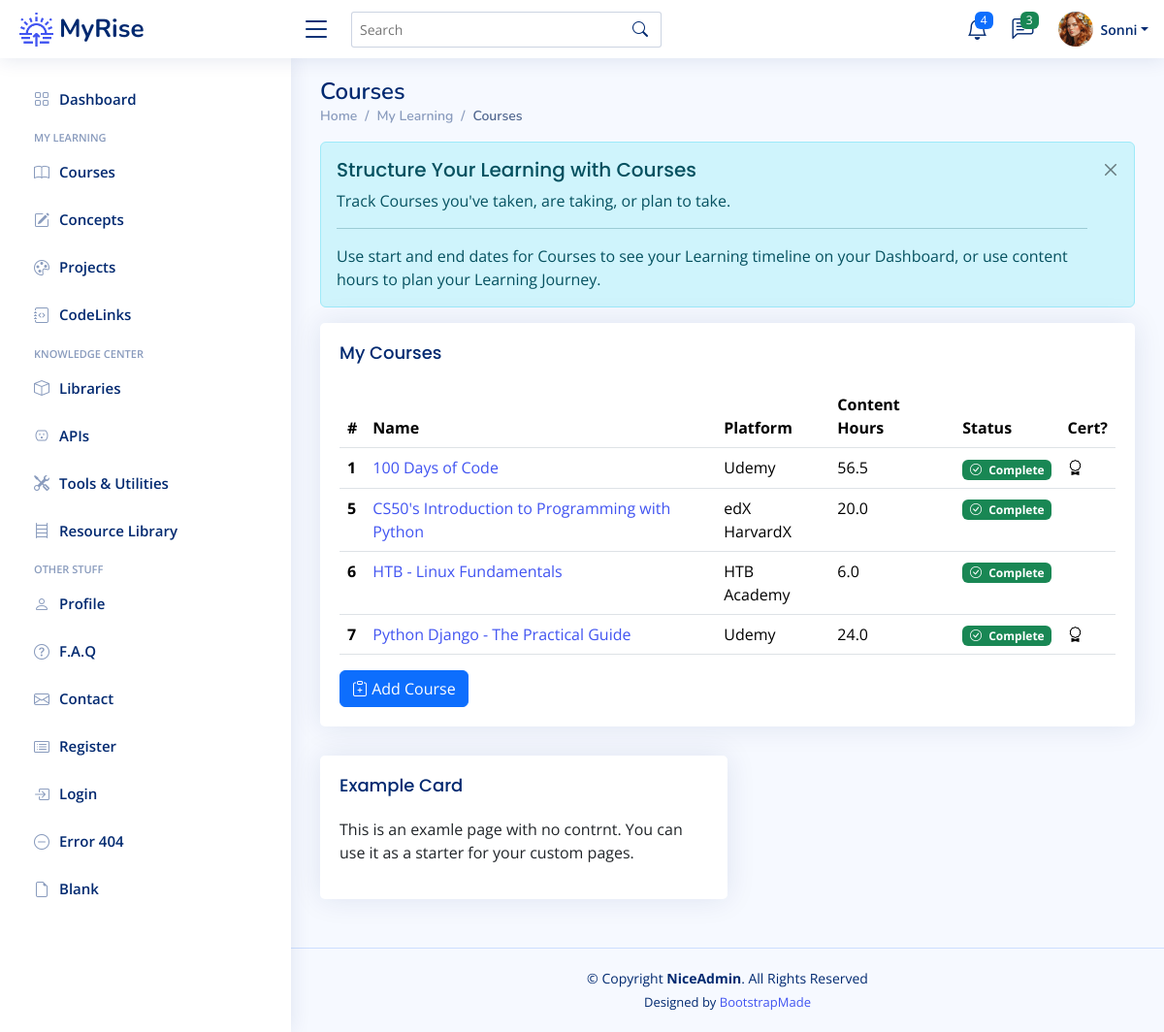
The page /courses (signed in) on the database its author committed.
### app/models.py (models this page shows)
class User(UserMixin, db.Model):
    __tablename__ = "users"
    id: Mapped[int] = mapped_column(Integer, primary_key=True)
    email: Mapped[str] = mapped_column(String(100), unique=True)
    password: Mapped[str] = mapped_column(String(250))
    name: Mapped[str] = mapped_column(String(1000))
    display_name: Mapped[str] = mapped_column(String(1000))
    projects: Mapped[List["Project"]] = relationship(back_populates="user")
    events: Mapped[List["Event"]] = relationship(back_populates="user")
    courses: Mapped[List["Course"]] = relationship(back_populates="user")
    libraries: Mapped[List["Library"]] = relationship(back_populates="user")
    apis: Mapped[List["API"]] = relationship(back_populates="user")
    tools: Mapped[List["Tool"]] = relationship(back_populates="user")
    resources: Mapped[List["Resource"]] = relationship(back_populates="user")
    repos: Mapped[List["Repository"]] = relationship(back_populates="user")
    codelinks: Mapped[List["CodeLink"]] = relationship(back_populates="user")
    concepts: Mapped[List["Concept"]] = relationship('Concept', secondary=user_concept, backref='user')

class Course(db.Model):
    __tablename__ = "courses"
    id: Mapped[int] = mapped_column(Integer, primary_key=True)
    name: Mapped[str] = mapped_column(String(100), unique=True)
    platform: Mapped[str] = mapped_column(String(100))
    url: Mapped[str] = mapped_column(String(250), nullable=True)
    instructor: Mapped[str] = mapped_column(String(100))
    start: Mapped[datetime.date] = mapped_column(Date, nullable=True)
    complete: Mapped[datetime.date] = mapped_column(Date, nullable=True)
    content_hours: Mapped[float] = mapped_column(nullable=True)
    has_cert: Mapped[bool] = mapped_column(Boolean)
    date_added: Mapped[datetime.date] = mapped_column(Date, nullable=False)
    status: Mapped[str] = mapped_column(String(100), nullable=True)
    projects: Mapped[List["Project"]] = relationship(back_populates="course")
    user_id: Mapped[int] = mapped_column(Integer, ForeignKey(User.id), index=True)
    user: Mapped["User"] = relationship(back_populates="courses")

### app/routes.py (the view)
@app.route('/courses')
@login_required
def courses_page():
    get_courses = db.session.execute(db.select(Course).filter_by(user_id=current_user.id)).scalars().all()
    courses = [course for course in get_courses]
    return render_template('courses.html', courses=courses, course_badge=course_statuses)

### app/models.py (called while the page is built)
@login_manager.user_loader
def load_user(user_id):
    return db.get_or_404(User, user_id)

### app/templates/courses.html (shortened to what this page needs)
{% extends 'base.html' %}
{% from 'bootstrap5/form.html' import render_form %}
{% block content %}
	<main id="main" class="main">
    <div class="pagetitle">
      <h1>Courses</h1>
      <nav>
        <ol class="breadcrumb">
          <li class="breadcrumb-item"><a href="index.html">Home</a></li>
          <li class="breadcrumb-item">My Learning</li>
          <li class="breadcrumb-item active">Courses</li>
        </ol>
      </nav>
    </div>
	<div class="alert alert-info  alert-dismissible fade show" role="alert">
		<h4 class="alert-heading">Structure Your Learning with Courses</h4>
		<p>Track Courses you've taken, are taking, or plan to take.</p>
		<hr>
		<p class="mb-0">Use start and end dates for Courses to see your Learning timeline on your Dashboard, or use content hours to plan your Learning Journey.</p>
		<button type="button" class="btn-close" data-bs-dismiss="alert" aria-label="Close"></button>
	  </div>
	 <div class="card">
		<div class="card-body">
		  <h5 class="card-title">My Courses</h5>
		  <table class="table table-hover">
			<thead>
			  <tr>
			    <th scope="col">#</th>
				<th scope="col">Name</th>
				<th scope="col">Platform</th>
				<th scope="col">Content Hours</th>
			    <th scope="col">Status</th>
				<th scope="col">Cert?</th>
			  </tr>
			</thead>
			<tbody>
			{% for course in courses %}
			  <tr>
				<th scope="row">{{ course.id }}</th>
			  	<td><a href="{{ url_for('course_detail', num=course.id ) }}">{{ course.name }}</a></td>
				<td>{{ course.platform }}</td>
				<td>{{ course.content_hours }}</td>
				  {% if course.status %}
				<td><span class="badge {{ course_badge[course.status][1] }}"><i class="bi {{ course_badge[course.status][2] }} me-1"></i> {{ course_badge[course.status][0] }}</span></td>
				  {% else %}
				  <td></td>
				  {% endif %}
				  {% if course.has_cert %}
				<td><i class="bi bi-award"></i></td>
				  {% else %}
				  <td></td>
				  {% endif %}
			  </tr>
			{% endfor %}
			</tbody>
		  </table>
			<a href="{{ url_for('add_new_course') }}">
		  <button type="button" class="btn btn-primary"><i class="bi bi-clipboard-plus"></i> Add Course</button>
			</a>
		</div>
	 </div>
    <section class="section">
        <div class="col-lg-6">
          <div class="card">
            <div class="card-body">
              <h5 class="card-title">Example Card</h5>
              <p>This is an examle page with no contrnt. You can use it as a starter for your custom pages.</p>
            </div>
          </div>
        </div>
    </section>
	</main>
{% endblock %}

### app/templates/heading.html (shortened to what this page needs)
{% from 'bootstrap5/nav.html' import render_nav_item %}
{% from 'bootstrap5/form.html' import render_form %}
  <header id="header" class="header fixed-top d-flex align-items-center">
    <div class="d-flex align-items-center justify-content-between">
      <a href="{{ url_for('home') }}" class="logo d-flex align-items-center">
        <img src="{{ url_for('static', filename='img/logo.png') }}" alt="sun-rise">
        <span class="d-none d-lg-block">MyRise</span>
      </a>
      <i class="bi bi-list toggle-sidebar-btn"></i>
    </div>
    <div class="search-bar">
      <form class="search-form d-flex align-items-center" method="POST" action="#">
        <input type="text" name="query" placeholder="Search" title="Enter search keyword">
        <button type="submit" title="Search"><i class="bi bi-search"></i></button>
      </form>
    </div>
    <nav class="header-nav ms-auto">
      <ul class="d-flex align-items-center">
        <li class="nav-item dropdown">
          <a class="nav-link nav-icon" href="#" data-bs-toggle="dropdown">
            <i class="bi bi-bell"></i>
            <span class="badge bg-primary badge-number">4</span>
          </a>
        </li>
        <li class="nav-item dropdown">
          <a class="nav-link nav-icon" href="#" data-bs-toggle="dropdown">
            <i class="bi bi-chat-left-text"></i>
            <span class="badge bg-success badge-number">3</span>
          </a>
        </li>
        <li class="nav-item dropdown pe-3">
          <a class="nav-link nav-profile d-flex align-items-center pe-0" href="#" data-bs-toggle="dropdown">
            <img src="{{ url_for('static', filename='img/profile-img.png') }}" alt="Profile" class="rounded-circle">
            <span class="d-none d-md-block dropdown-toggle ps-2">{{ current_user.display_name }}</span>
          </a>
        </li>
      </ul>
    </nav>
  </header>
  <aside id="sidebar" class="sidebar">
    <ul class="sidebar-nav" id="sidebar-nav">
      <li class="nav-item">
        <a class="nav-link collapsed" href="{{ url_for('home') }}">
          <i class="bi bi-grid"></i>
          <span>Dashboard</span>
        </a>
      </li>
<li class="nav-heading">My Learning</li>
	  <li class="nav-item">
        <a class="nav-link collapsed" href="{{ url_for('courses_page') }}">
          <i class="bi bi-book"></i>
          <span>Courses</span>
        </a>
      </li>
	  <li class="nav-item">
        <a class="nav-link collapsed" href="{{ url_for('concepts_page') }}">
          <i class="bi bi-pencil-square"></i>
          <span>Concepts</span>
        </a>
      </li>
	  <li class="nav-item">
        <a class="nav-link collapsed" href="{{ url_for('projects_page') }}">
          <i class="bi bi-palette"></i>
          <span>Projects</span>
        </a>
      </li>
	  <li class="nav-item">
        <a class="nav-link collapsed" href="{{ url_for('codelinks_page') }}">
          <i class="bi bi-journal-code"></i>
          <span>CodeLinks</span>
        </a>
      </li>
<li class="nav-heading">Knowledge Center</li>
	  <li class="nav-item">
        <a class="nav-link collapsed" href="{{ url_for('libraries_page') }}">
          <i class="bi bi-box"></i>
          <span>Libraries</span>
        </a>
      </li>
	  <li class="nav-item">
        <a class="nav-link collapsed" href="{{ url_for('apis_page') }}">
          <i class="bi bi-outlet"></i>
          <span>APIs</span>
        </a>
      </li>
	  <li class="nav-item">
        <a class="nav-link collapsed" href="{{ url_for('tools_page') }}">
          <i class="bi bi-tools"></i>
          <span>Tools & Utilities</span>
        </a>
      </li>
	  <li class="nav-item">
        <a class="nav-link collapsed" href="{{ url_for('resources_page') }}">
          <i class="bi bi-bookshelf"></i>
          <span>Resource Library</span>
        </a>
      </li>
	<li class="nav-heading">Other Stuff</li>
      <li class="nav-item">
        <a class="nav-link collapsed" href="users-profile.html">
          <i class="bi bi-person"></i>
          <span>Profile</span>
        </a>
      </li>
      <li class="nav-item">
        <a class="nav-link collapsed" href="pages-faq.html">
          <i class="bi bi-question-circle"></i>
          <span>F.A.Q</span>
        </a>
	  </li>
      <li class="nav-item">
        <a class="nav-link collapsed" href="pages-contact.html">
          <i class="bi bi-envelope"></i>
          <span>Contact</span>
        </a>
      </li>
      <li class="nav-item">
        <a class="nav-link collapsed" href="pages-register.html">
          <i class="bi bi-card-list"></i>
          <span>Register</span>
        </a>
      </li>
      <li class="nav-item">
        <a class="nav-link collapsed" href="pages-login.html">
          <i class="bi bi-box-arrow-in-right"></i>
          <span>Login</span>
        </a>
      </li>
      <li class="nav-item">
        <a class="nav-link collapsed" href="pages-error-404.html">
          <i class="bi bi-dash-circle"></i>
          <span>Error 404</span>
        </a>
      </li>
      <li class="nav-item">
        <a class="nav-link collapsed" href="pages-blank.html">
          <i class="bi bi-file-earmark"></i>
          <span>Blank</span>
        </a>
      </li>
    </ul>
  </aside>

### app/static/css/style.css (style rules this page uses)
:root { scroll-behavior: smooth; }
body { font-family: "Open Sans", sans-serif; background: #f6f9ff; color: #444444; }
a { color: #4154f1; text-decoration: none; }
h1, h2, h3, h4, h5, h6 { font-family: "Nunito", sans-serif; }
#main { margin-top: 60px; padding: 20px 30px; transition: all 0.3s; }
.pagetitle { margin-bottom: 10px; }
.pagetitle h1 { font-size: 24px; margin-bottom: 0; font-weight: 600; color: #012970; }
.card { margin-bottom: 30px; border: none; border-radius: 5px; box-shadow: 0px 0 30px rgba(1, 41, 112, 0.1); }
.card-title { padding: 20px 0 15px 0; font-size: 18px; font-weight: 500; color: #012970; font-family: "Poppins", sans-serif; }
.card-body { padding: 0 20px 20px 20px; }
.alert-heading { font-weight: 500; font-family: "Poppins", sans-serif; font-size: 20px; }
.btn-close { background-size: 25%; }
.breadcrumb { font-size: 14px; font-family: "Nunito", sans-serif; color: #899bbd; font-weight: 600; }
.breadcrumb a { color: #899bbd; transition: 0.3s; }
.breadcrumb .breadcrumb-item::before { color: #899bbd; }
.breadcrumb .active { color: #51678f; font-weight: 600; }
.logo { line-height: 1; }
@media (min-width: 1200px) { .logo { width: 280px; } }
.logo img { max-height: 35px; margin-right: 6px; }
.logo span { font-size: 26px; font-weight: 700; color: #012970; font-family: "Nunito", sans-serif; }
.header { transition: all 0.5s; z-index: 997; height: 60px; box-shadow: 0px 2px 20px rgba(1, 41, 112, 0.1); background-color: #fff; padding-left: 20px; }
.header .toggle-sidebar-btn { font-size: 32px; padding-left: 10px; cursor: pointer; color: #012970; }
.header .search-bar { min-width: 360px; padding: 0 20px; }
.header .search-form { width: 100%; }
.header .search-form input { border: 0; font-size: 14px; color: #012970; border: 1px solid rgba(1, 41, 112, 0.2); padding: 7px 38px 7px 8px; border-radius: 3px; transition: 0.3s; width: 100%; }
.header .search-form button { border: 0; padding: 0; margin-left: -30px; background: none; }
.header .search-form button i { color: #012970; }
.header-nav ul { list-style: none; }
.header-nav>ul { margin: 0; padding: 0; }
.header-nav .nav-icon { font-size: 22px; color: #012970; margin-right: 25px; position: relative; }
.header-nav .nav-profile { color: #012970; }
.header-nav .nav-profile img { max-height: 36px; }
.header-nav .nav-profile span { font-size: 14px; font-weight: 600; }
.header-nav .badge-number { position: absolute; inset: -2px -5px auto auto; font-weight: normal; font-size: 12px; padding: 3px 6px; }
.sidebar { position: fixed; top: 60px; left: 0; bottom: 0; width: 300px; z-index: 996; transition: all 0.3s; padding: 20px; overflow-y: auto; scrollbar-width: thin; scrollbar-color: #aab7cf transparent; box-shadow: 0px 0px 20px rgba(1, 41, 112, 0.1); background-color: #fff; }
@media (min-width: 1200px) { #main, #footer { margin-left: 300px; } }
.sidebar-nav { padding: 0; margin: 0; list-style: none; }
.sidebar-nav li { padding: 0; margin: 0; list-style: none; }
.sidebar-nav .nav-item { margin-bottom: 5px; }
.sidebar-nav .nav-heading { font-size: 11px; text-transform: uppercase; color: #899bbd; font-weight: 600; margin: 10px 0 5px 15px; }
.sidebar-nav .nav-link { display: flex; align-items: center; font-size: 15px; font-weight: 600; color: #4154f1; transition: 0.3; background: #f6f9ff; padding: 10px 15px; border-radius: 4px; }
.sidebar-nav .nav-link i { font-size: 16px; margin-right: 10px; color: #4154f1; }
.sidebar-nav .nav-link.collapsed { color: #012970; background: #fff; }
.sidebar-nav .nav-link.collapsed i { color: #899bbd; }

### rows shown on the page
User: display_name "Sonni"
Course: id "1", name "100 Days of Code", platform "Udemy", content_hours "56.5", status "Complete", has_cert True (drawn)
Course: id "5", name "CS50's Introduction to Programming with Python", platform "edX HarvardX", content_hours "20.0", status "Complete", has_cert False (drawn)
Course: id "6", name "HTB - Linux Fundamentals", platform "HTB Academy", content_hours "6.0", status "Complete", has_cert False (drawn)
Course: id "7", name "Python Django - The Practical Guide", platform "Udemy", content_hours "24.0", status "Complete", has_cert True (drawn)
